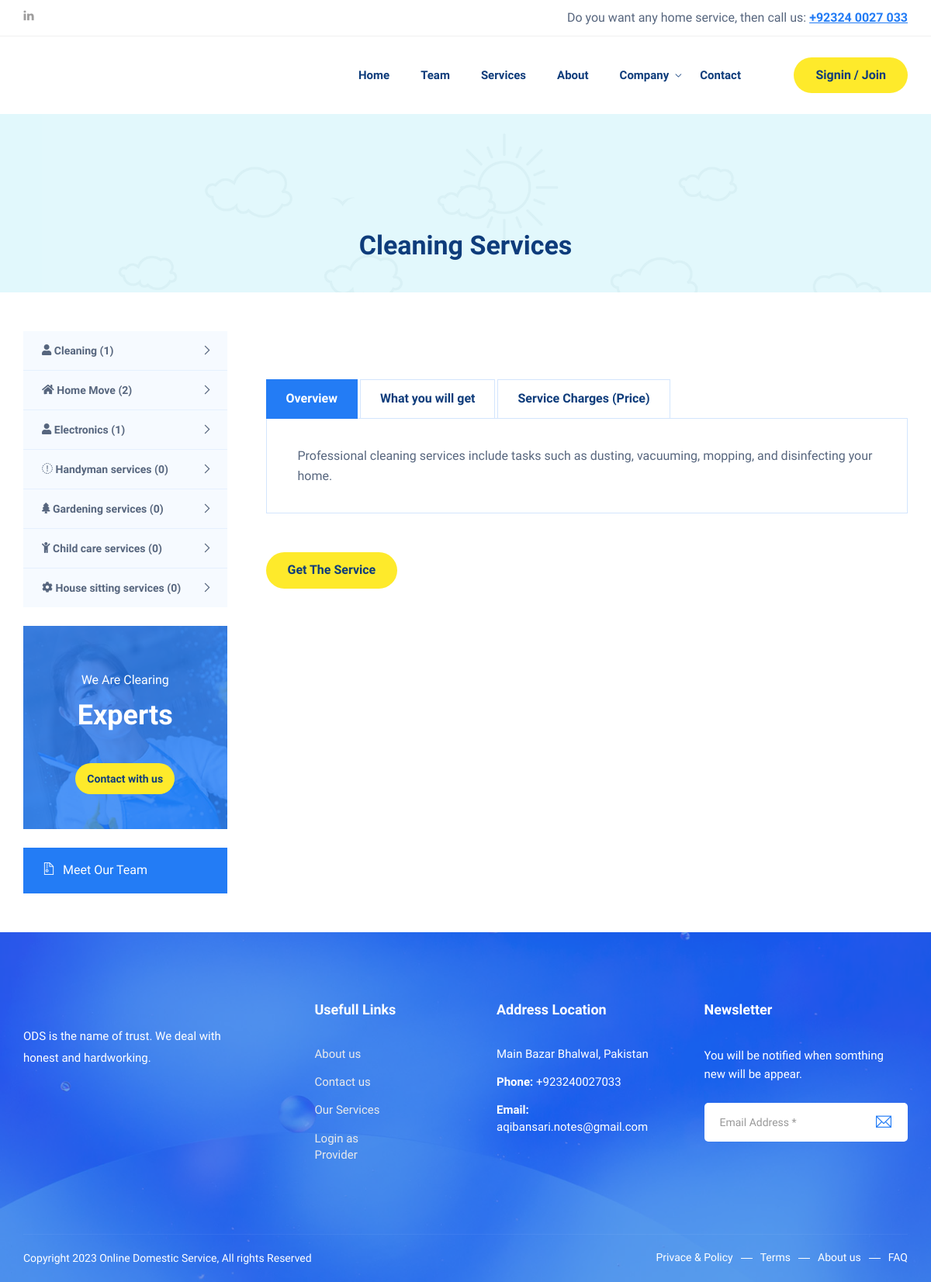
Page /service-single.php?single_service=2 on the committed database.
### tables this page shows
CREATE TABLE `tbl_services` (
  `srvs_id` int(11) NOT NULL,
  `srvc_title` mediumtext DEFAULT NULL,
  `srvc_overview` longtext DEFAULT NULL,
  `srvc_package` mediumtext DEFAULT NULL,
  `user_id` int(11) NOT NULL,
  `srvc_price` varchar(50) DEFAULT NULL,
  `srvc_photo` varchar(50) DEFAULT NULL,
  `srvc_status` varchar(50) DEFAULT NULL,
  `svrc_category` int(11) NOT NULL,
  `created_at` varchar(50) DEFAULT NULL
);

CREATE TABLE `tbl_categories` (
  `cat_id` int(11) NOT NULL,
  `cat_name` varchar(50) NOT NULL DEFAULT '',
  `cat_icon` varchar(255) NOT NULL DEFAULT '',
  `cat_status` varchar(50) NOT NULL DEFAULT '',
  `created_at` varchar(50) NOT NULL DEFAULT ''
);

CREATE TABLE `tbl_settings` (
  `id` int(10) NOT NULL,
  `site_title` varchar(255) NOT NULL,
  `site_footer` varchar(255) NOT NULL,
  `web_phone` varchar(255) NOT NULL,
  `web_email` varchar(255) NOT NULL,
  `web_address_location` varchar(255) NOT NULL,
  `web_currency` varchar(10) NOT NULL,
  `dollar_exchange_rate` varchar(10) NOT NULL,
  `g_recaptcha_site_key` varchar(255) DEFAULT NULL,
  `g_recaptcha_secret_key` varchar(255) DEFAULT NULL,
  `g_recaptcha_status` varchar(10) DEFAULT NULL
);

### header.php (called while the page is built, shortened)
<?php
include 'autoloader.php';
?>
<?php include 'top_menu.php'; ?>

### admin/config.php (called while the page is built, shortened)
<?php
$dbhost = 'localhost';
$dbname = 'fyp';
$dbuser = 'root';
$dbpass = '';
try {
	$pdo = new PDO("mysql:host={$dbhost};dbname={$dbname}", $dbuser, $dbpass);
	$pdo->setAttribute(PDO::ATTR_ERRMODE, PDO::ERRMODE_EXCEPTION);
}
catch( PDOException $exception ) {
	echo "Connection Error: " . $exception->getMessage();
	die();
}
$setting_statement = $pdo->prepare('SELECT * FROM tbl_settings');
$setting_statement->execute();
$setting_statement_results = $setting_statement->fetch();
?>

### autoloader.php (called while the page is built, shortened)
<?php
include 'admin/config.php';
?>

### service-single.php (the view, shortened to what this page needs)
<?php include 'header.php';?>
<?php
if(!isset($_REQUEST['single_service'])) {
    header('location: index.php');
    exit;
} else {
    $srvc_statement = $pdo->prepare("SELECT * FROM tbl_services WHERE srvs_id=?");
    $srvc_statement->execute(array($_REQUEST['single_service']));
    $srvc_statement_result = $srvc_statement->fetch(PDO::FETCH_ASSOC);
}
?>
<section class="page-title">
    <div class="container">
        <div class="row">
            <div class="col col-xs-12">
                <h2> <?php echo $srvc_statement_result['srvc_title'];?> </h2>
            </div>
        </div>
    </div>
</section>
<section class="service-single-section section-padding">
    <div class="container">
        <div class="row">
            <div class="col col-md-9 col-md-push-3">
                <div class="service-single-content">
                    <div class="service-single-img">
                    </div>
                    <div class="service-single-tab">
                        <ul class="nav">
                            <li class="active">
                                <a href="#overview" data-toggle="tab">Overview</a>
                            </li>
                            <li>
                                <a href="#package" data-toggle="tab">What you will get</a>
                            </li>
                            <li>
                                <a href="#price" data-toggle="tab">Service Charges (Price)</a>
                            </li>
                        </ul>
                        <div class="tab-content">
                            <div class="tab-pane fade in active" id="overview">
                                <p><?php echo $srvc_statement_result['srvc_overview'];?></p>
                            </div>
                        </div>
                    </div>
                    <?php
                    if (isset($_SESSION['user'])) { ?>
                        <a href="#" data-toggle="modal" data-target="#modalPayAmount" class="theme-btn">Get the service</a>
                    <?php } else { ?>
                        <a href="#" data-toggle="modal" data-target="#modalBookService" class="theme-btn">Get the service</a>
                    <?php } ?>
                </div>
            </div>
            <div class="col col-md-3 col-md-pull-9">
                <div class="service-sidebar">
                    <div class="widget service-list-widget">
                        <ul>
                            <?php
                            $statement = $pdo->prepare('SELECT * FROM tbl_categories WHERE cat_status=?');
                            $statement->execute(array('active'));
                            $result = $statement->fetchAll();
                            foreach ($result  as $key) { ?>
                            <li>
                                <a href="service-list.php?category=<?php echo $key['cat_id'];?>">
                                    <i class="<?php echo $key['cat_icon'];?>"></i> <?php echo $key['cat_name'];?> <span>(<?php
                                            $statement = $pdo->prepare('SELECT * FROM tbl_services WHERE svrc_category=?');
                                            $statement->execute(array($key['cat_id']));
                                            echo $statement->rowCount();
                                        ?>)</span>
                                </a>
                            </li>
                            <?php }
                            ?>
                        </ul>
                    </div>
                    <div class="widget contact-widget">
                        <div>
                            <h5>We are clearing <span>Experts</span></h5>
                            <a href="contact.php">Contact with us</a>
                        </div>
                    </div>
                    <div class="widget download-widget">
                        <ul>
                            <li><a href="meet-team.php"><i class="ti-zip"></i>Meet Our Team</a></li>
                        </ul>
                    </div>
                </div>
            </div>
        </div>
    </div>
</section>
<?php include 'footer.php'; ?>

### top_menu.php (shortened to what this page needs)
<!DOCTYPE html>
<html lang="en">
<head>
    <link href="assets/css/themify-icons.css" rel="stylesheet">
    <link href="assets/css/flaticon.css" rel="stylesheet">
    <link href="assets/css/bootstrap.min.css" rel="stylesheet">
    <link href="assets/css/animate.css" rel="stylesheet">
    <link href="assets/css/owl.carousel.css" rel="stylesheet">
    <link href="assets/css/owl.theme.css" rel="stylesheet">
    <link href="assets/css/slick.css" rel="stylesheet">
    <link href="assets/css/slick-theme.css" rel="stylesheet">
    <link href="assets/css/swiper.min.css" rel="stylesheet">
    <link href="assets/css/owl.transitions.css" rel="stylesheet">
    <link href="assets/css/jquery.fancybox.css" rel="stylesheet">
    <link href="assets/css/style.css" rel="stylesheet">
    <link href="assets/css/custom.css" rel="stylesheet">
    <link href="admin/css/dataTables.bootstrap4.min.css" rel="stylesheet" />
</head>
<body>
        <header id="header" class="site-header header-style-2">
            <div class="topbar">
                <div class="container">
                    <div class="row">
                        <div class="col col-sm-3">
                            <div class="social">
                                <ul>
                                    <li><a href="https://www.linkedin.com/in/aqib-ansari-054906211"><i class="ti-linkedin"></i></a></li>
                                </ul>
                            </div>
                        </div>
                        <div class="col col-sm-9">
                            <div class="text">
                                <p>Do you want any home service, then call us: <span>+92324 0027 033</span></p>
                            </div>
                        </div>
                    </div>
                </div>
            </div>
            <nav class="navigation navbar navbar-default">
                <div class="container">
                    <div id="navbar" class="navbar-collapse collapse navbar-right navigation-holder">
                        <ul class="nav navbar-nav">
                             <li><a href="index.php">Home</a></li>
                             <li><a href="Team.php">Team</a></li>
                             <li><a href="service-list-all.php">Services</a></li>
                             <li><a href="about.php">About</a></li>
                            <li class="menu-item-has-children">
                                <a href="#">Company</a>
                            </li>
                            <li><a href="contact.php">Contact</a></li>
                        </ul>
                    </div>
                    <div class="search-contact">
                        <div class="contact">
                            <div class="dropdown">
                                <?php if (isset($_SESSION['user'])) { ?>
                                <button class="theme-btn dropdown-toggle" type="button" id="dropdownMenuButton" data-toggle="dropdown" aria-haspopup="true" aria-expanded="false">
                                Manage
                               </button>
                               <div class="dropdown-menu">
                                    <li class="nav-item dropdown">
                                        <a href="my_profile.php">My Profile</a>
                                        <a href="my_profile.php">My Bookings</a>
                                        <a href="logout.php">Logout</a>
                                    </li>
                                </div>
                            <?php } else { ?>
                              <button class="theme-btn dropdown-toggle" type="button" id="dropdownMenuButton" data-toggle="dropdown" aria-haspopup="true" aria-expanded="false">
                                Signin / Join
                              </button>
                                <?php } ?>
                            </div>
                        </div>
                    </div>
                </div>
            </nav>
        </header>

### footer.php (shortened to what this page needs)
        <footer class="site-footer">
            <div class="upper-footer">
                <div class="container">
                    <div class="row">
                        <div class="col col-lg-3 col-md-3 col-sm-6">
                            <div class="widget about-widget">
                                <p><?php echo $setting_statement_results['site_title']; ?> is the name of trust. We deal with honest and hardworking.</p>
                            </div>
                        </div>
                        <div class="col col-lg-3 col-md-3 col-sm-6">
                            <div class="widget link-widget">
                                <div class="widget-title">
                                    <h3>Usefull Links</h3>
                                </div>
                                <ul>
                                    <li><a href="about.php">About us</a></li>
                                    <li><a href="contact.php">Contact us</a></li>
                                    <li><a href="service-list-all.php">Our Services</a></li>
                                    <li><a href="provider/login.php">Login as Provider</a></li>
                                </ul>
                            </div>
                        </div>
                        <div class="col col-lg-3 col-md-3 col-sm-6">
                            <div class="widget contact-widget service-link-widget">
                                <div class="widget-title">
                                    <h3>Address Location</h3>
                                </div>
                                <ul>
                                    <li><?php echo $setting_statement_results['web_address_location']; ?></li>
                                    <li><span>Phone:</span> <?php echo $setting_statement_results['web_phone']; ?></li>
                                    <li><span>Email:</span> <?php echo $setting_statement_results['web_email']; ?></li>
                                </ul>
                            </div>
                        </div>
                        <div class="col col-lg-3 col-md-3 col-sm-6">
                            <div class="widget newsletter-widget">
                                <div class="widget-title">
                                    <h3>Newsletter</h3>
                                </div>
                                <p>You will be notified when somthing new will be appear.</p>
                                <form method="post" action="">
                                    <div class="input-1">
                                        <input type="email" name="inputEmailAddress" class="form-control" placeholder="Email Address *" required>
                                    </div>
                                    <div class="submit clearfix">
                                        <button type="submit"  name="form_subscriber"><i class="ti-email"></i></button>
                                    </div>
                                </form>
                            </div>
                        </div>
                    </div>
                </div>
            </div>
            <div class="lower-footer">
                <div class="container">
                    <div class="row">
                        <div class="separator"></div>
                        <div class="col col-xs-12">
                            <p class="copyright"><?php echo $setting_statement_results['site_footer']; ?></p>
                            <div class="extra-link">
                                <ul>
                                    <li><a href="#">Privace & Policy</a></li>
                                    <li><a href="#">Terms</a></li>
                                    <li><a href="about.php">About us</a></li>
                                    <li><a href="faqs.php">FAQ</a></li>
                                </ul>
                            </div>
                        </div>
                    </div>
                </div>
            </div>
        </footer>
</body>
</html>

### rows in the picture
tbl_services: srvc_title "Cleaning Services", srvc_overview "Professional cleaning services include tasks such as dusting, vacuuming, mopping, and disinfecting your home."
tbl_categories: cat_name "Cleaning", rowCount "1"
tbl_categories: cat_name "Home Move", rowCount "2"
tbl_categories: cat_name "Electronics", rowCount "1"
tbl_categories: cat_name "Handyman services", rowCount "0"
tbl_categories: cat_name "Gardening services", rowCount "0"
tbl_categories: cat_name "Child care services", rowCount "0"
tbl_categories: cat_name "House sitting services", rowCount "0"
tbl_settings: site_title "ODS", web_address_location "Main Bazar Bhalwal, Pakistan", web_phone "+923240027033", web_email "aqibansari.notes@gmail.com", site_footer "Copyright 2023 Online Domestic Service, All rights Reserved"
